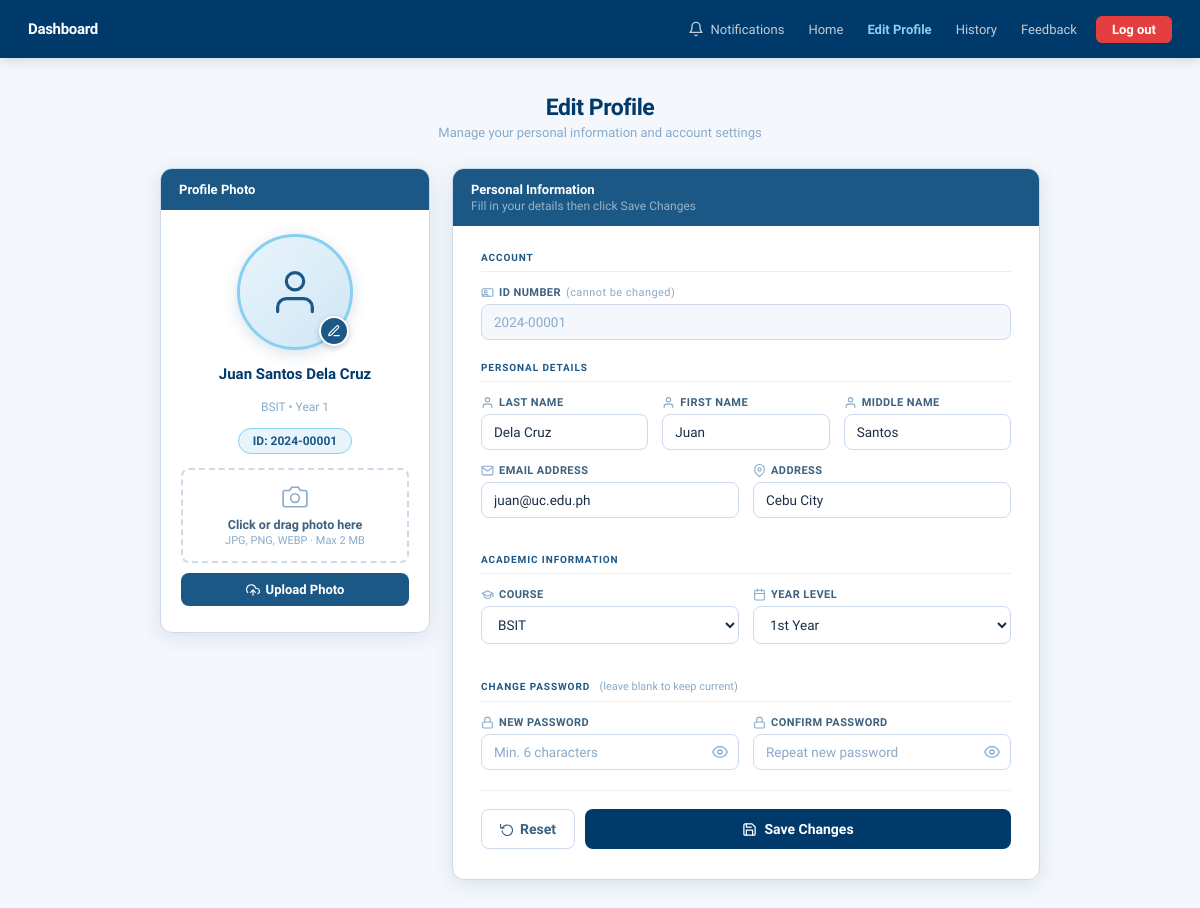
The page /profile.php (signed in) on the database its author committed.
### tables this page shows
CREATE TABLE IF NOT EXISTS students (
    id              INT AUTO_INCREMENT PRIMARY KEY,
    id_number       VARCHAR(20)  NOT NULL UNIQUE,
    lastname        VARCHAR(100) NOT NULL,
    firstname       VARCHAR(100) NOT NULL,
    middlename      VARCHAR(100) DEFAULT '',
    course          VARCHAR(20)  NOT NULL,
    year_level      TINYINT      NOT NULL DEFAULT 1,
    email           VARCHAR(150) NOT NULL UNIQUE,
    password        VARCHAR(255) NOT NULL,
    address         VARCHAR(255) DEFAULT '',
    session         INT          NOT NULL DEFAULT 30,
    created_at      TIMESTAMP    DEFAULT CURRENT_TIMESTAMP
);

### profile.php (the view, shortened to what this page needs)
<?php
require_once 'db.php';
$student_id = (int)$_SESSION['student_id'];
$stmt = $pdo->prepare("SELECT * FROM students WHERE id = ? LIMIT 1");
$stmt->execute([$student_id]);
$student = $stmt->fetch();
$photoSrc = (!empty($_SESSION['profile_photo']))
    ? 'uploads/profiles/' . htmlspecialchars($_SESSION['profile_photo'])
    : null;
function val($student, $key, $session_key = null) {
    if ($student && isset($student[$key]) && $student[$key] !== '') return htmlspecialchars($student[$key]);
    $sk = $session_key ?? $key;
    return htmlspecialchars($_SESSION[$sk] ?? '');
}
?>
<!DOCTYPE html>
<html lang="en">
<head>
</head>
<body>
<nav>
  <div class="nav-brand">Dashboard</div>
  <div class="nav-links">
    <div class="notif-wrap">
      <button class="notif-btn" onclick="toggleNotif()" id="notifBtn">
        <span class="bell-wrap">
          <svg viewBox="0 0 24 24" width="16" height="16" fill="none" stroke="currentColor" stroke-width="2" stroke-linecap="round" stroke-linejoin="round">
            <path d="M18 8A6 6 0 0 0 6 8c0 7-3 9-3 9h18s-3-2-3-9"/>
            <path d="M13.73 21a2 2 0 0 1-3.46 0"/>
          </svg>
        </span>
        Notifications
      </button>
    </div>
    <a href="Homepage.php">Home</a>
    <a href="profile.php" class="active">Edit Profile</a>
    <a href="history.php">History</a>
    <a href="feedback.php">Feedback</a>
    <a href="logout.php" class="btn-logout">Log out</a>
  </div>
</nav>
<div class="page-body">
  <div class="page-header">
    <h1>Edit Profile</h1>
    <p>Manage your personal information and account settings</p>
  </div>
  <div class="profile-layout">
    <div class="card">
      <div class="card-head"><h3>Profile Photo</h3></div>
      <div class="photo-body">
        <div class="avatar-wrap">
          <div class="avatar-circle">
            <?php if ($photoSrc): ?>
              <img src="<?= $photoSrc ?>" alt="Profile Photo" id="avatarImg"/>
            <?php else: ?>
              <svg viewBox="0 0 24 24" id="avatarIcon"><path d="M20 21v-2a4 4 0 0 0-4-4H8a4 4 0 0 0-4 4v2"/><circle cx="12" cy="7" r="4"/></svg>
            <?php endif; ?>
          </div>
          <label class="avatar-edit" for="photo_file" title="Change photo">
            <svg viewBox="0 0 24 24"><path d="M12 20h9"/><path d="M16.5 3.5a2.121 2.121 0 0 1 3 3L7 19l-4 1 1-4L16.5 3.5z"/></svg>
          </label>
        </div>
        <div class="stu-name"><?= htmlspecialchars($_SESSION['fullname'] ?? 'Student') ?></div>
        <div class="stu-course"><?= htmlspecialchars($_SESSION['course'] ?? '') ?> &bull; Year <?= htmlspecialchars($_SESSION['year_level'] ?? '') ?></div>
        <div class="id-pill">ID: <?= htmlspecialchars($_SESSION['id_number'] ?? '') ?></div>
        <form method="POST" action="update_profile.php" enctype="multipart/form-data" style="width:100%;display:flex;flex-direction:column;gap:10px;">
          <div class="upload-zone" id="uploadZone">
            <div class="uz-icon"><svg viewBox="0 0 24 24"><path d="M23 19a2 2 0 0 1-2 2H3a2 2 0 0 1-2-2V8a2 2 0 0 1 2-2h4l2-3h6l2 3h4a2 2 0 0 1 2 2z"/><circle cx="12" cy="13" r="4"/></svg></div>
            <div class="uz-label">Click or drag photo here</div>
            <div class="uz-hint">JPG, PNG, WEBP &middot; Max 2 MB</div>
          </div>
          <button type="submit" class="btn-upload">
            <svg viewBox="0 0 24 24"><polyline points="16 16 12 12 8 16"/><line x1="12" y1="12" x2="12" y2="21"/><path d="M20.39 18.39A5 5 0 0 0 18 9h-1.26A8 8 0 1 0 3 16.3"/></svg>
            Upload Photo
          </button>
        </form>
      </div>
    </div>
    <div class="card">
      <div class="card-head">
        <h3>Personal Information</h3>
        <p>Fill in your details then click Save Changes</p>
      </div>
      <div class="form-body">
        <form method="POST" action="update_profile.php">
          <div class="section-label">Account</div>
          <div class="field">
            <label>
              <svg viewBox="0 0 24 24"><rect x="2" y="5" width="20" height="14" rx="2"/><circle cx="8.5" cy="10" r="2.5"/><path d="M4 19c0-2.2 2-4 4.5-4s4.5 1.8 4.5 4"/></svg>
              ID Number <small style="font-weight:400;text-transform:none;color:var(--gray-400);font-size:11px;">(cannot be changed)</small>
            </label>
            <input type="text" value="<?= val($student,'id_number','id_number') ?>" readonly/>
          </div>
          <div class="section-label">Personal Details</div>
          <div class="field-row3">
            <div class="field">
              <label><svg viewBox="0 0 24 24"><path d="M20 21v-2a4 4 0 0 0-4-4H8a4 4 0 0 0-4 4v2"/><circle cx="12" cy="7" r="4"/></svg>Last Name</label>
              <input type="text" name="lastname" value="<?= val($student,'lastname') ?>" placeholder="Last name" required/>
            </div>
            <div class="field">
              <label><svg viewBox="0 0 24 24"><path d="M20 21v-2a4 4 0 0 0-4-4H8a4 4 0 0 0-4 4v2"/><circle cx="12" cy="7" r="4"/></svg>First Name</label>
              <input type="text" name="firstname" value="<?= val($student,'firstname') ?>" placeholder="First name" required/>
            </div>
            <div class="field">
              <label><svg viewBox="0 0 24 24"><path d="M20 21v-2a4 4 0 0 0-4-4H8a4 4 0 0 0-4 4v2"/><circle cx="12" cy="7" r="4"/></svg>Middle Name</label>
              <input type="text" name="middlename" value="<?= val($student,'middlename') ?>" placeholder="Middle name"/>
            </div>
          </div>
          <div class="field-row">
            <div class="field">
              <label><svg viewBox="0 0 24 24"><path d="M4 4h16c1.1 0 2 .9 2 2v12c0 1.1-.9 2-2 2H4c-1.1 0-2-.9-2-2V6c0-1.1.9-2 2-2z"/><polyline points="22,6 12,13 2,6"/></svg>Email Address</label>
              <input type="email" name="email" value="<?= val($student,'email') ?>" placeholder="your@email.com" required/>
            </div>
            <div class="field">
              <label><svg viewBox="0 0 24 24"><path d="M21 10c0 7-9 13-9 13s-9-6-9-13a9 9 0 0 1 18 0z"/><circle cx="12" cy="10" r="3"/></svg>Address</label>
              <input type="text" name="address" value="<?= val($student,'address') ?>" placeholder="Current home address"/>
            </div>
          </div>
          <div class="section-label">Academic Information</div>
          <div class="field-row">
            <div class="field">
              <label><svg viewBox="0 0 24 24"><path d="M22 10v6M2 10l10-5 10 5-10 5z"/><path d="M6 12v5c3 3 9 3 12 0v-5"/></svg>Course</label>
              <select name="course" required>
                <?php foreach(['BSIT','BSCS'] as $c): $cur=$student['course']??$_SESSION['course']??''; ?>
                  <option value="<?=$c?>" <?=$cur===$c?'selected':''?>><?=$c?></option>
                <?php endforeach; ?>
              </select>
            </div>
            <div class="field">
              <label><svg viewBox="0 0 24 24"><rect x="3" y="4" width="18" height="18" rx="2"/><line x1="16" y1="2" x2="16" y2="6"/><line x1="8" y1="2" x2="8" y2="6"/><line x1="3" y1="10" x2="21" y2="10"/></svg>Year Level</label>
              <select name="year_level" required>
                <?php $curY=(int)($student['year_level']??$_SESSION['year_level']??1); foreach(['1st Year'=>1,'2nd Year'=>2,'3rd Year'=>3,'4th Year'=>4] as $lbl=>$v): ?>
                  <option value="<?=$v?>" <?=$curY===$v?'selected':''?>><?=$lbl?></option>
                <?php endforeach; ?>
              </select>
            </div>
          </div>
          <div class="section-label">Change Password <span class="note">(leave blank to keep current)</span></div>
          <div class="field-row">
            <div class="field">
              <label><svg viewBox="0 0 24 24"><rect x="3" y="11" width="18" height="11" rx="2"/><path d="M7 11V7a5 5 0 0 1 10 0v4"/></svg>New Password</label>
              <div class="pw-wrap">
                <input type="password" name="new_password" id="pw1" placeholder="Min. 6 characters" autocomplete="new-password"/>
                <span class="pw-eye" onclick="togglePw('pw1','eye1')">
                  <svg id="eye1" viewBox="0 0 24 24"><path d="M1 12s4-8 11-8 11 8 11 8-4 8-11 8-11-8-11-8z"/><circle cx="12" cy="12" r="3"/></svg>
                </span>
              </div>
            </div>
            <div class="field">
              <label><svg viewBox="0 0 24 24"><rect x="3" y="11" width="18" height="11" rx="2"/><path d="M7 11V7a5 5 0 0 1 10 0v4"/></svg>Confirm Password</label>
              <div class="pw-wrap">
                <input type="password" name="confirm_password" id="pw2" placeholder="Repeat new password" autocomplete="new-password"/>
                <span class="pw-eye" onclick="togglePw('pw2','eye2')">
                  <svg id="eye2" viewBox="0 0 24 24"><path d="M1 12s4-8 11-8 11 8 11 8-4 8-11 8-11-8-11-8z"/><circle cx="12" cy="12" r="3"/></svg>
                </span>
              </div>
            </div>
          </div>
          <hr class="divider"/>
          <div class="btn-row">
            <button type="reset" class="btn-cancel">
              <svg viewBox="0 0 24 24"><polyline points="1 4 1 10 7 10"/><path d="M3.51 15a9 9 0 1 0 .49-3.9"/></svg>
              Reset
            </button>
            <button type="submit" class="btn-save">
              <svg viewBox="0 0 24 24"><path d="M19 21H5a2 2 0 0 1-2-2V5a2 2 0 0 1 2-2h11l5 5v11a2 2 0 0 1-2 2z"/><polyline points="17 21 17 13 7 13 7 21"/><polyline points="7 3 7 8 15 8"/></svg>
              Save Changes
            </button>
          </div>
        </form>
      </div>
    </div>
  </div>
</div>
</body>
</html>

### rows shown on the page
students: id_number "2024-00001", lastname "Dela Cruz", firstname "Juan", middlename "Santos", email "juan@uc.edu.ph", address "Cebu City", course "BSIT", year_level "1st Year"

### other values the page prints
$_SESSION['fullname'] "Juan Santos Dela Cruz"
$_SESSION['course'] "BSIT"
$_SESSION['year_level'] "1"
$_SESSION['id_number'] "2024-00001"
